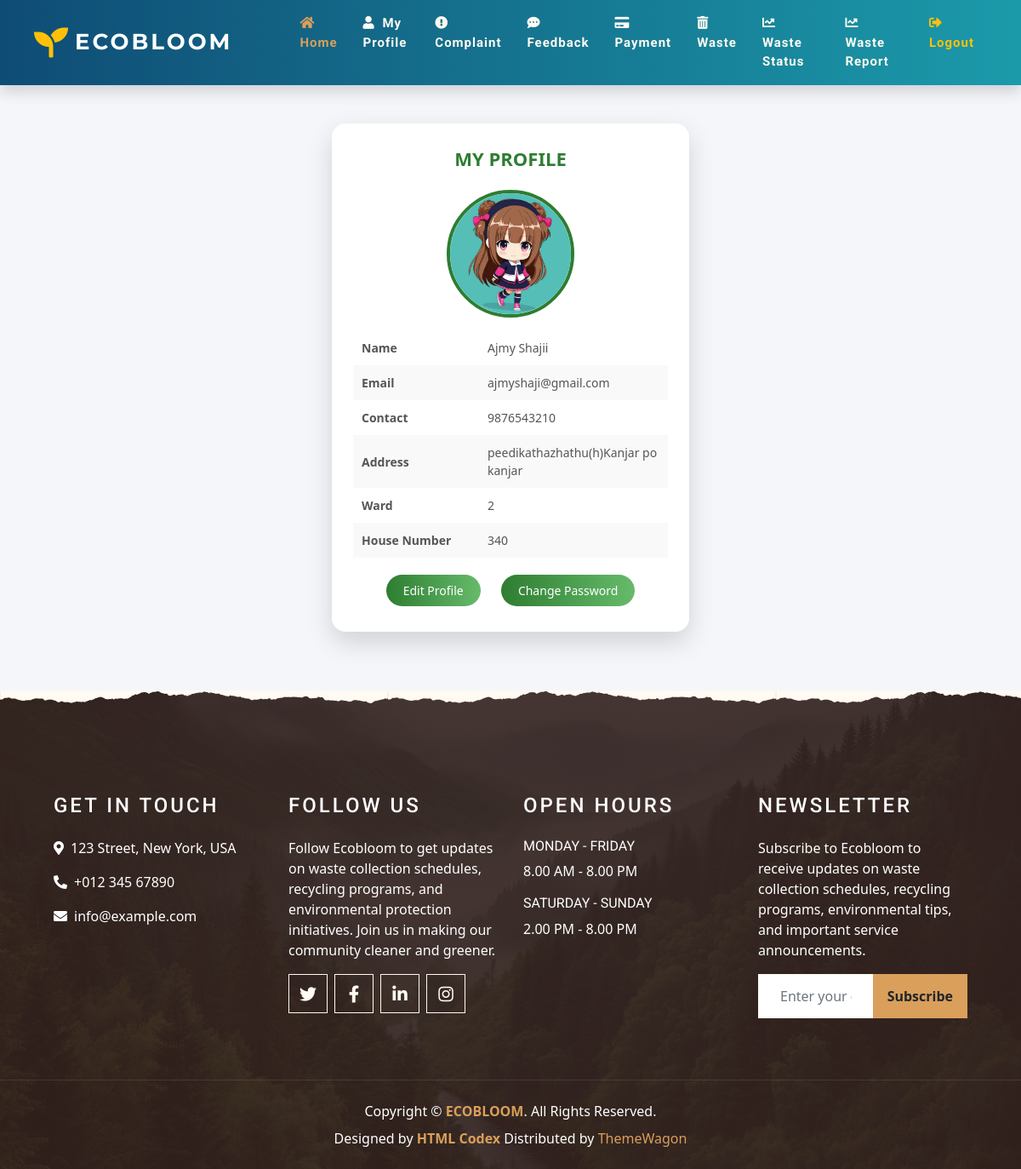
The app's page /User/Profile/ (signed in) with its own data.
### Guest/models.py (models this page shows)
class tbl_user(models.Model):
    user_name=models.CharField(max_length=50)
    user_email=models.CharField(max_length=50)
    user_contactno=models.CharField(max_length=50)
    user_address=models.CharField(max_length=50)
    user_password=models.CharField(max_length=50)
    user_houseno=models.CharField(max_length=50)
    user_photo=models.FileField(upload_to='Assets/UserDocs/')
    ward_id=models.ForeignKey(tbl_ward,on_delete=models.CASCADE)
    user_status=models.IntegerField(default=0)

### Admin/models.py (models this page shows)
class tbl_ward(models.Model):
    ward_number=models.CharField(max_length=50)

### User/views.py (the view)
# urls.py: path('Profile/',views.Profile,name="Profile"),
def Profile(request):
    if "uid" not in request.session:
        return redirect("Guest:Login")
    else:
        profiledata=tbl_user.objects.get(id=request.session['uid'])
        return render(request,"User/Profile.html",{'Data':profiledata})

### User/Templates/User/Profile.html (shortened to what this page needs)
{% extends 'User/Head.html' %}
{% block content %}
<!DOCTYPE html>
<html lang="en">
<head>
</head>
<body>
<div class="profile-container">
    <div class="profile-card">
        <div class="profile-title">MY PROFILE</div>
        <form action="" method="post">
            <div class="profile-photo">
                <img src="{{Data.user_photo.url}}" alt="User Photo" class="worker-photo">
            </div>
            <table>
                <tr>
                    <td>Name</td>
                    <td>{{Data.user_name}}</td>
                </tr>
                <tr>
                    <td>Email</td>
                    <td>{{Data.user_email}}</td>
                </tr>
                <tr>
                    <td>Contact</td>
                    <td>{{Data.user_contactno}}</td>
                </tr>
                <tr>
                    <td>Address</td>
                    <td>{{Data.user_address}}</td>
                </tr>
                <tr>
                    <td>Ward</td>
                    <td>{{Data.ward_id.ward_number}}</td>
                </tr>
                <tr>
                    <td>House Number</td>
                    <td>{{Data.user_houseno}}</td>
                </tr>
            </table>
            <div class="profile-actions">
                <a href="{% url 'User:EditProfile' %}">Edit Profile</a>
                <a href="{% url 'User:ChangePassword' %}">Change Password</a>
            </div>
        </form>
    </div>
</div>
</body>
</html>
{% endblock content %}

### User/Templates/User/Profile.html (style rules this page uses)
body { background: #f4f6f9; font-family: "Segoe UI", Tahoma, sans-serif; }
.profile-container { min-height: 80vh; display: flex; justify-content: center; align-items: center; animation: fadeIn 0.8s ease; }
.profile-card { width: 420px; background: #ffffff; border-radius: 16px; box-shadow: 0 12px 30px rgba(0,0,0,0.15); padding: 25px; }
.profile-title { text-align: center; font-size: 22px; font-weight: bold; color: #2e7d32; margin-bottom: 20px; }
.profile-photo { display: flex; justify-content: center; margin-bottom: 15px; }
.profile-photo img { width: 150px; height: 150px; border-radius: 50%; object-fit: cover; border: 4px solid #2e7d32; transition: 0.4s ease; }
table { width: 100%; border-collapse: collapse; }
td { padding: 10px; font-size: 14px; }
td:first-child { font-weight: bold; color: #555; width: 40%; }
tr:nth-child(even) { background: #f9f9f9; }
.profile-actions { text-align: center; padding-top: 15px; }
.profile-actions a { display: inline-block; margin: 5px 10px; padding: 8px 20px; border-radius: 20px; background: linear-gradient(90deg, #2e7d32, #66bb6a); color: #fff; text-decoration: none; font-size: 14px; transition: 0.3s ease; }

### records on screen
tbl_user: user_name "Ajmy Shajii", user_email "ajmyshaji@gmail.com", user_contactno "9876543210", user_address "peedikathazhathu(h)Kanjar po kanjar", ward_id.ward_number "2", user_houseno "340"
